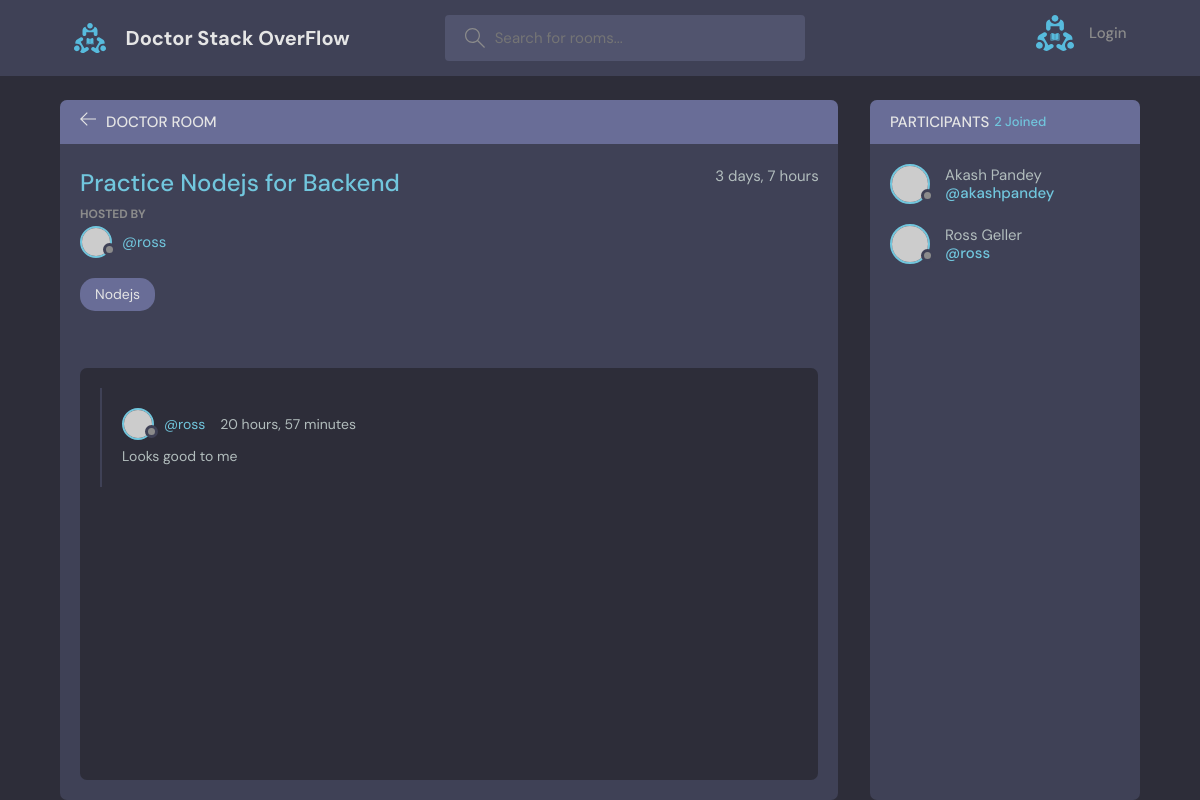
The page /room/11 on the database its author committed.
### base/models.py (models this page shows, shortened)
class Room(models.Model):
    host = models.ForeignKey(User, on_delete=models.SET_NULL, null=True)
    topic = models.ForeignKey(Topic, on_delete=models.SET_NULL, null=True)
    name = models.CharField(max_length=200)
    description = models.TextField(null=True, blank=True)
    participants = models.ManyToManyField(
        User, related_name='participants', blank=True)
    updated_at = models.DateTimeField(auto_now=True)
    created_at = models.DateTimeField(auto_now_add=True)
    class Meta:
        ordering = ['-updated_at', '-created_at']

class Topic(models.Model):
    name = models.CharField(max_length=200)
    def __str__(self):
        return self.name

class Message(models.Model):
    user = models.ForeignKey(User, on_delete=models.CASCADE)
    room = models.ForeignKey(Room, on_delete=models.CASCADE)
    body = models.TextField()
    updated_at = models.DateTimeField(auto_now=True)
    created_at = models.DateTimeField(auto_now_add=True)
    class Meta:
        ordering = ['-updated_at', '-created_at']

### base/views.py (the view, shortened to what this page needs)
# urls.py: path('room/<pk>', views.room, name='room'),
def room(request, pk):
    room = Room.objects.get(id=pk)
    room_messages = room.message_set.all().order_by('-created_at')
    participants = room.participants.all()
    print("Participants", participants)
    context = {'room': room, 'room_messages': room_messages,
               'participants': participants}
    return render(request, 'base/room.html', context)

### base/templates/base/room.html (shortened to what this page needs)
{%extends 'main.html' %}
{%block content%}
    <main class="profile-page layout layout--2">
      <div class="container">
        <div class="room">
          <div class="room__top">
            <div class="room__topLeft">
              <a href="{% url 'home' %}">
                <svg version="1.1" xmlns="http://www.w3.org/2000/svg" width="32" height="32" viewBox="0 0 32 32">
                  <title>arrow-left</title>
                  <path
                    d="M13.723 2.286l-13.723 13.714 13.719 13.714 1.616-1.611-10.96-10.96h27.625v-2.286h-27.625l10.965-10.965-1.616-1.607z"
                  ></path>
                </svg>
              </a>
              <h3>Doctor Room</h3>
            </div>
          </div>
          <div class="room__box scroll">
            <div class="room__header scroll">
              <div class="room__info">
                <h3>{{room.name}}</h3>
                <span>{{room.created_at|timesince}}</span>
              </div>
              <div class="room__hosted">
                <p>Hosted By</p>
                <a href="{%url 'user-profile' room.host.id %}" class="room__author">
                  <div class="avatar avatar--small">
                    <img src="https://randomuser.me/api/portraits/men/37.jpg" />
                  </div>
                  <span>@{{room.host.username}}</span>
                </a>
              </div>
              <span class="room__topics"> {{room.topic}}</span>
            </div>
            <div class="room__conversation">
              <div class="threads scroll">
                {%for room__message in room_messages%}
                <div class="thread">
                  <div class="thread__top">
                    <div class="thread__author">
                      <a href="{%url 'user-profile' room__message.user.id %}" class="thread__authorInfo">
                        <div class="avatar avatar--small">
                          <img src="https://randomuser.me/api/portraits/men/37.jpg" />
                        </div>
                        <span>@{{room__message.user}}</span>
                      </a>
                      <span class="thread__date">{{room__message.created_at|timesince}}</span>
                    </div>
                  </div>
                  <div class="thread__details">
                    {{room__message.body}}
                  </div>
                </div>
                {%endfor%}
              </div>
            </div>
          </div>
        </div>
        <div class="participants">
          <h3 class="participants__top">Participants <span>{{participants.count}} Joined</span></h3>
          <div class="participants__list scroll">
            {%for p in participants%}
            <a href="{% url 'user-profile' p.id%}" class="participant">
              <div class="avatar avatar--medium">
                <img src="https://randomuser.me/api/portraits/men/37.jpg" />
              </div>
              <p>
                {{p.first_name}} {{p.last_name}}
                <span>@{{p.username}}</span>
              </p>
            </a>
            {%endfor%}
          </div>
        </div>
      </div>
    </main>
{%endblock%}

### rows shown on the page
Room: name "Practice Nodejs for Backend", created_at "3 days, 7 hours", host.username "ross", topic "Nodejs"
Message: user "ross", created_at "20 hours, 57 minutes", body "Looks good to me"

### other values the page prints
{{ participants.count }} "2"
{{ p.first_name }} "Akash"
{{ p.last_name }} "Pandey"
{{ p.username }} "akashpandey"
{{ p.first_name }} "Ross"
{{ p.last_name }} "Geller"
{{ p.username }} "ross"
